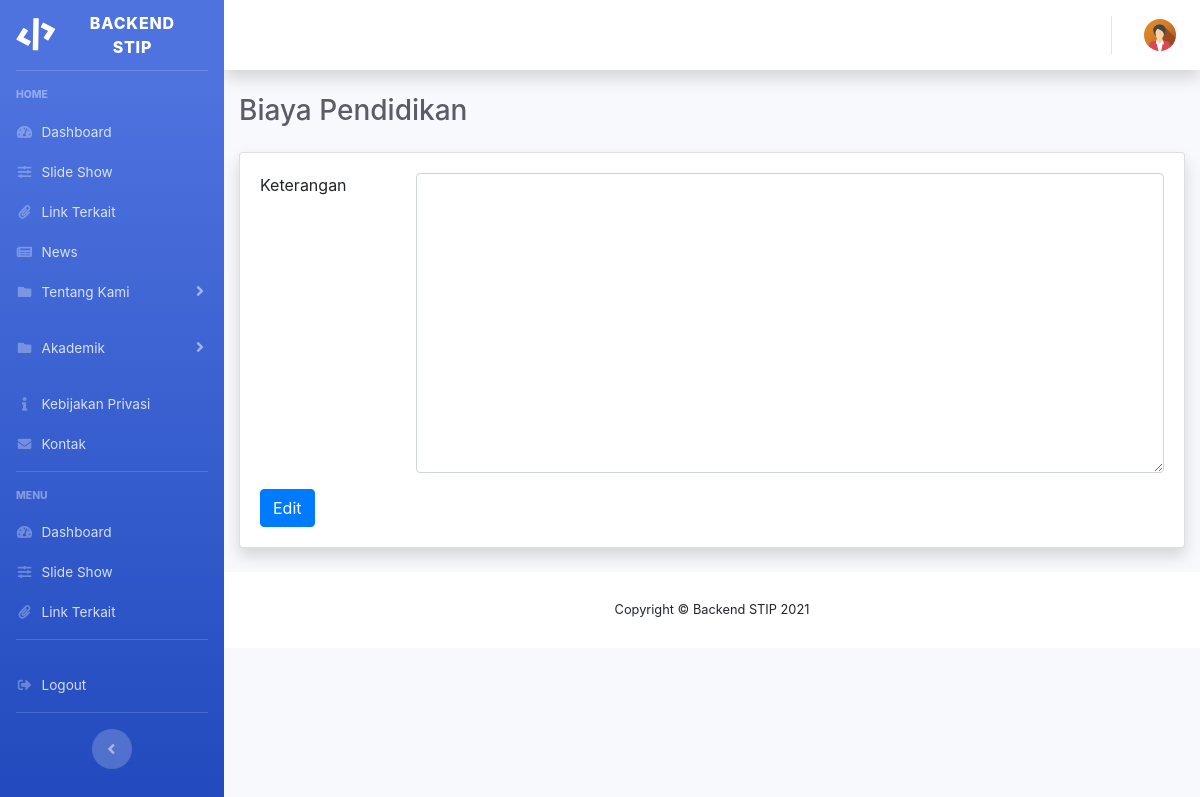
Page /admin/biaya on the earlier database version.
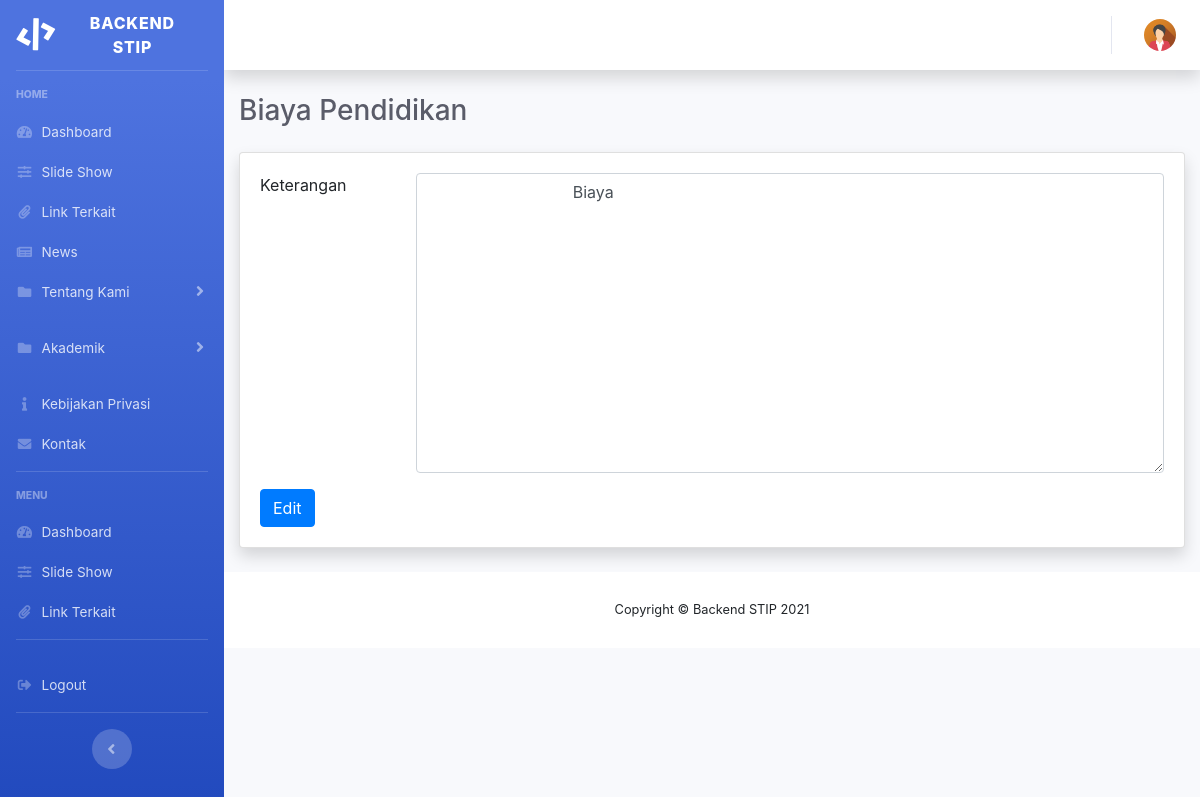
Same page on the later database version.
### tables this page shows
CREATE TABLE `akademik` (
  `id` int(11) NOT NULL,
  `title` varchar(255) NOT NULL,
  `description` longtext NOT NULL,
  `created_at` datetime NOT NULL
);

### application/controllers/Admin.php (called while the page is built, shortened)
<?php
class Admin extends CI_Controller
{
    public function __construct()
    {
        $this->load->helper(array('form', 'url', 'file'));
        $this->load->model('admin_model');
    }
    public function biaya()
    {
        $data['title'] = 'Biaya Pendidikan';
        $this->load->model('Admin_model','biaya');
        $data['biaya'] = $this->biaya->select_biaya();
        $this->load->view('admin/themes/header');
        $this->load->view('admin/akademik/biaya', $data);
        $this->load->view('admin/themes/footer');
    }
}

### index.php (called while the page is built, shortened)
<?php
require_once BASEPATH.'core/CodeIgniter.php';

### application/models/Admin_model.php (called while the page is built, shortened)
<?php
class Admin_model extends CI_Model {
public function select_biaya()
{
	$sql = $this->db->query("select * from akademik where id = '1'");
	$data = $sql->result_array();
	return $data;
}
} ?>

### application/views/admin/akademik/biaya.php (the view, shortened to what this page needs)
<div class="container-fluid">
            <h5 class="h3 mb-4 text-gray-800"><?= $title;?></h5>
            <div class="card shadow mb-4">
                <div class="card-body">
                <div class="row">
                <div class="col-lg-12">
                    <?=form_open_multipart('admin/proses_edit_biaya', 'id="edit_biaya"') ?>
                        <div class="form-group row">
                        <div class="col-sm-2">
                            Keterangan
                        </div>
                        <div class="col-sm-10">
                                <textarea class="form-control" style="height:300px" name="description">
                                <?= $biaya[0]['description']?>
                                </textarea>
                        </div>
                        </div>
                        <div class="from-group">
                            <button type="submit" class="btn btn-primary">Edit</button>
                        </div>
                    </form>
                </div>
            </div>
                </div>
            </div>
        </div>

Differences in the rows shown:
changed akademik: description (not shown) → "Biaya"
